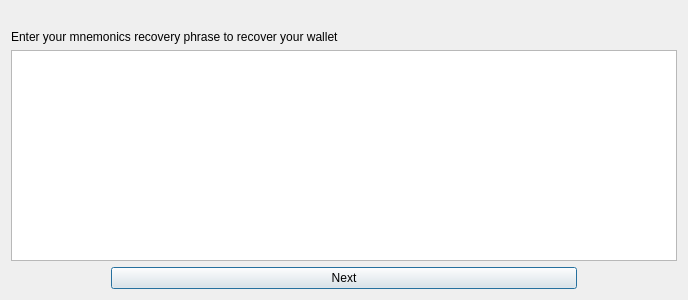
<?xml version="1.0" encoding="UTF-8"?>
<ui version="4.0">
 <class>EnterMnemonics</class>
 <widget class="QDialog" name="EnterMnemonics">
  <property name="geometry">
   <rect>
    <x>0</x>
    <y>0</y>
    <width>688</width>
    <height>300</height>
   </rect>
  </property>
  <property name="sizePolicy">
   <sizepolicy hsizetype="Expanding" vsizetype="Expanding">
    <horstretch>0</horstretch>
    <verstretch>0</verstretch>
   </sizepolicy>
  </property>
  <property name="windowTitle">
   <string>XCX Wallet Recovery Wizard</string>
  </property>
  <layout class="QVBoxLayout" name="verticalLayout" stretch="0,0,0">
   <property name="topMargin">
    <number>30</number>
   </property>
   <item>
    <widget class="QLabel" name="label">
     <property name="autoFillBackground">
      <bool>false</bool>
     </property>
     <property name="text">
      <string>Enter your mnemonics recovery phrase to recover your wallet</string>
     </property>
    </widget>
   </item>
   <item>
    <layout class="QVBoxLayout" name="verticalLayout_2">
     <item>
      <widget class="QTextEdit" name="mnemonics"/>
     </item>
    </layout>
   </item>
   <item>
    <layout class="QHBoxLayout" name="horizontalLayout_5">
     <property name="spacing">
      <number>50</number>
     </property>
     <property name="leftMargin">
      <number>100</number>
     </property>
     <property name="rightMargin">
      <number>100</number>
     </property>
     <item>
      <widget class="QPushButton" name="btnNext">
       <property name="text">
        <string>Next</string>
       </property>
      </widget>
     </item>
    </layout>
   </item>
  </layout>
 </widget>
 <resources/>
 <connections/>
</ui>
